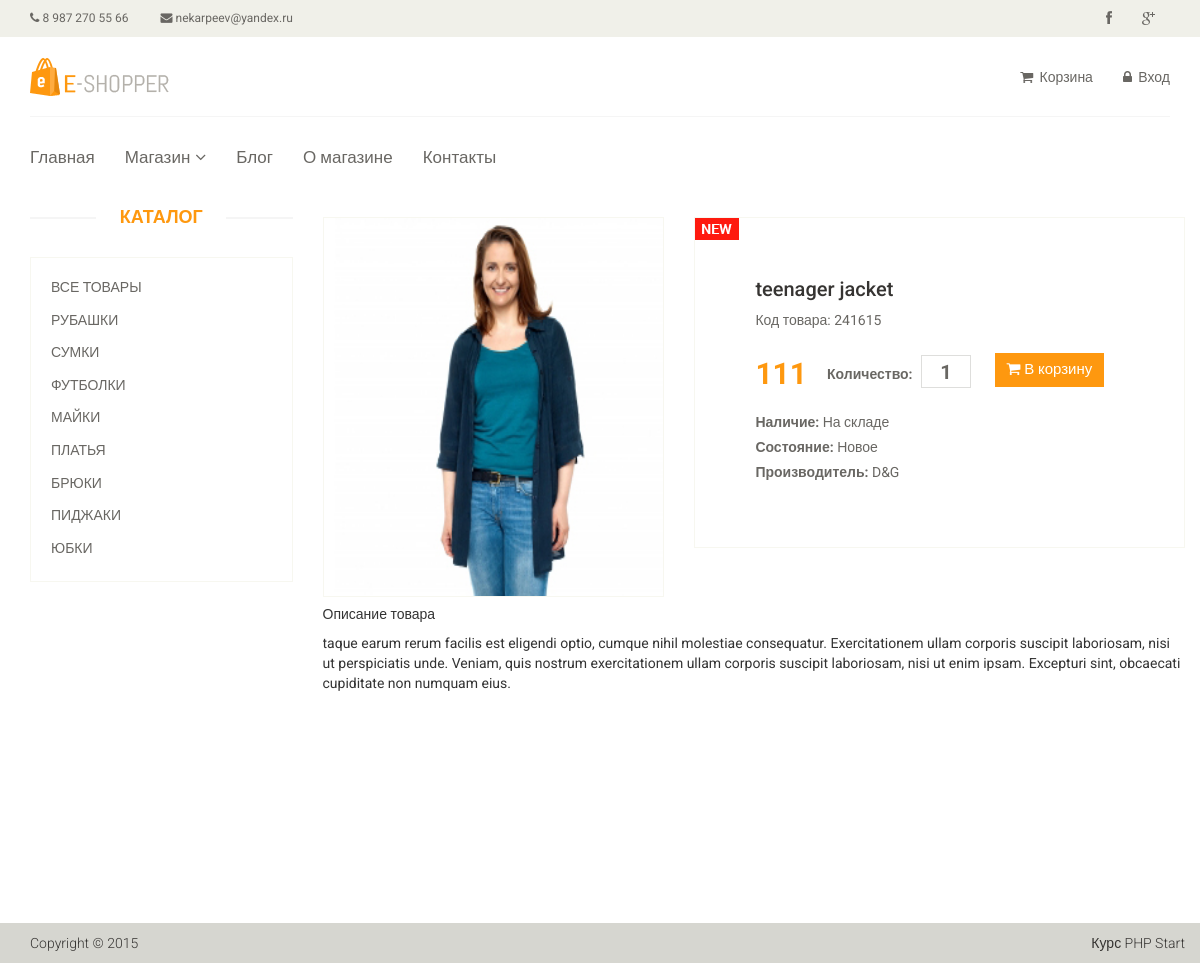
Screenshot of /product/10 with the database file from the repository.
### tables this page shows
CREATE TABLE `articles` (
  `id` int(11) NOT NULL,
  `category` varchar(55) DEFAULT NULL,
  `title` varchar(255) DEFAULT NULL,
  `code` varchar(255) NOT NULL,
  `text` text,
  `id_category` int(11) NOT NULL,
  `price` float DEFAULT NULL,
  `img` varchar(255) NOT NULL,
  `views` int(11) NOT NULL,
  `is_new` int(11) NOT NULL DEFAULT '0',
  `is_recommended` int(11) NOT NULL DEFAULT '0',
  `status` int(11) NOT NULL DEFAULT '1'
);

CREATE TABLE `article_category` (
  `id` int(11) NOT NULL,
  `name` varchar(255) DEFAULT NULL,
  `sort_order` int(11) NOT NULL,
  `status` int(11) NOT NULL
);

### config/routes.php (called while the page is built)
<?php
return array(
    'product/([0-9]+)'                => '/product/view/$1',
    'product'                         => '/product/list',
    'catalog'                         => '/catalog/view',
    'catalog/page-([0-9]+)'           => '/catalog/view/$1',
    'category/([0-9]+)'               => '/catalog/category/$1',
    'category/([0-9]+)/page-([0-9]+)' => '/catalog/category/$1/$2',
    'user/register'                   => '/user/register',
    'user/login'                      => '/user/login',
    'user/logout'                     => '/user/logout',
    'cart'                            => '/cart/index',
    'cart/add/([0-9]+)'               => '/cart/add/$1',
    'cart/delete/([0-9]+)'            => '/cart/delete/$1',
    'cart/deleteAll/([0-9]+)'         => '/cart/deleteAll/$1',
    'cart/checkout'                   => '/cart/checkout',
    'cabinet'                         => '/cabinet/index',
    'cabinet/edit'                    => '/cabinet/edit',
    'admin/product/create'            => '/adminProduct/create',
    'admin/product/update/([0-9]+)'   => '/adminProduct/update/$1',
    'admin/product/delete/([0-9]+)'   => '/adminProduct/delete/$1',
    'admin/product'                   => '/adminProduct/index',
    'admin/category/create'           => '/adminCategory/create',
    'admin/category/update/([0-9]+)'  => '/adminCategory/update/$1',
    'admin/category/delete/([0-9]+)'  => '/adminCategory/delete/$1',
    'admin/category'                  => '/adminCategory/index',
    'admin/order/update/([0-9]+)'     => '/adminOrder/update/$1',
    'admin/order/delete/([0-9]+)'     => '/adminOrder/delete/$1',
    'admin/order/view/([0-9]+)'       => '/adminOrder/view/$1',
    'admin/order'                     => '/adminOrder/index',
    'admin'                           => '/admin/index',
    ''                                => '/site/index'
);
?>

### controllers/productController.php (called while the page is built, shortened)
<?php
class ProductController {
    public function actionView($idProduct) {
        $categoryList = [];
        $categoryList = Category::getCategory();
        $productItem = Product::getProductById($idProduct);
       include_once(ROOT . '/view/product/view.php');
        die;
    }
}

### index.php (called while the page is built, shortened)
<?php
    include_once(ROOT . '/components/Autoload.php');
    $rout1 = new Router;
    $rout1->run();

### components/Autoload.php (called while the page is built, shortened)
<?php
    spl_autoload_register(function ($class_name)
    {
        $array_paths = array(
            '/models/',
            '/components/',
            '/controllers/',
        );
        foreach ($array_paths as $path) {
            $path = ROOT . $path . $class_name . '.php';
        }
    });

### models/User.php (called while the page is built, shortened)
<?php
    class User {
        public static function isGuest()
        {
            return true;
        }
    }

### models/Category.php (called while the page is built, shortened)
<?php
class Category
{
    public static function getCategory()
    {
        $db = Db::getConnection();
        $result = $db->query('SELECT id, name, sort_order FROM `article_category` WHERE status = 1 ORDER BY sort_order ASC');
        while ($row = $result->fetch()) {
            static $i = 0;
            $categoryList[$i]['id'] = $row['id'];
            $categoryList[$i]['name'] = $row['name'];
            $categoryList[$i]['sort_order'] = $row['sort_order'];
        }
        return $categoryList;
    }
}

### models/Product.php (called while the page is built, shortened)
<?php
class Product
{
    public static function getProductById($productsIds)
    {
        $db = Db::getConnection();
        $result = $db->prepare('SELECT * FROM `articles` WHERE id = ? AND status = 1');
        $result->execute([$productsIds]);
        $productId = $result->fetch();
        return $productId;
    }
}

### view/components/category.php (the view)
<div class="col-sm-3">
    <div class="left-sidebar">
        <h2>Каталог</h2>
        <div class="panel-group category-products">
            <div class="panel panel-default">
                <div class="panel-heading">
                    <h4 class="panel-title"><a href="/catalog">Все товары</a></h4>
                </div>
            </div>
            <?php foreach ($categoryList as $categoryItem): ?>
                <div class="panel panel-default">
                    <div class="panel-heading">
                        <h4 class="panel-title">
                            <a href="/category/<?php echo $categoryItem['id']; ?>"
                               class="<?php if (!empty($idCategory) and $idCategory == $categoryItem['id']) echo 'active'; ?>">
                                <?php echo $categoryItem['name']; ?>
                            </a>
                        </h4>
                    </div>
                </div>
            <?php endforeach; ?>
        </div>
    </div>
</div>

### components/Router.php (shortened to what this page needs)
<?php
	class Router {
		private $routes;
		public function __construct() {
			$path = ROOT . '/config/routes.php';
			$this->routes = include($path);
                }
                       private function getURL() {
                    if (!empty($_SERVER['REQUEST_URI'])) {
                        return trim($_SERVER['REQUEST_URI'], '/');
                    }
                  }
		public function run() {
                    $uri = $this->getURL();
                    foreach ($this->routes as $uriPattern => $path) {
                     if (preg_match("~^$uriPattern$~", $uri)) {
                        $internalRoute = preg_replace("~$uriPattern~", $path, $uri);
                        $segment = explode('/', $internalRoute);
                        array_shift($segment);
                        $controllerName = ucfirst(array_shift($segment)).'Controller';
                        $actionName = 'action' . ucfirst(array_shift($segment));
                        $parameters = $segment;
                        $controllerObject = new $controllerName;
                        $result = call_user_func_array(array($controllerObject, $actionName), $parameters);
                    }
	}
     }
 }

### view/layouts/header.php (shortened to what this page needs)
<!DOCTYPE html>
<html lang="en">
    <head>
        <link href="template/css/bootstrap.min.css" rel="stylesheet">
        <link href="template/css/font-awesome.min.css" rel="stylesheet">
        <link href="template/css/prettyPhoto.css" rel="stylesheet">
        <link href="template/css/price-range.css" rel="stylesheet">
        <link href="template/css/animate.css" rel="stylesheet">
        <link href="template/css/main.css" rel="stylesheet">
        <link href="template/css/responsive.css" rel="stylesheet">
    </head>
    <body>
        <header id="header">
            <div class="header_top">
                <div class="container">
                    <div class="row">
                        <div class="col-sm-6">
                            <div class="contactinfo">
                                <ul class="nav nav-pills">
                                    <li><a href="#"><i class="fa fa-phone"></i> 8 987 270 55 66</a></li>
                                    <li><a href="#"><i class="fa fa-envelope"></i> nekarpeev@yandex.ru</a></li>
                                </ul>
                            </div>
                        </div>
                        <div class="col-sm-6">
                            <div class="social-icons pull-right">
                                <ul class="nav navbar-nav">
                                    <li><a href="#"><i class="fa fa-facebook"></i></a></li>
                                    <li><a href="#"><i class="fa fa-google-plus"></i></a></li>
                                </ul>
                            </div>
                        </div>
                    </div>
                </div>
            </div>
            <div class="header-middle">
                <div class="container">
                    <div class="row">
                        <div class="col-sm-4">
                            <div class="logo pull-left">
                                <a href="/"><img src="template/images/home/logo.png" alt="" /></a>
                            </div>
                        </div>
                        <div class="col-sm-8">
                            <div class="shop-menu pull-right">
                                <ul class="nav navbar-nav">
                                    <li><a href="/cart"><i class="fa fa-shopping-cart"></i> Корзина <span id="cart-count"><?php echo Cart::countItems() ?></span></a></li>
                                    <?php if(User::isGuest()) : ?>
                                        <li><a href="/user/login"><i class="fa fa-lock"></i> Вход</a></li>
                                    <?php else : ?>
                                        <li><a href="/cabinet"><i class="fa fa-user"></i> Аккаунт</a></li>
                                        <li><a href="/user/logout"><i class="fa fa-lock"></i> Выход</a></li>
                                    <?php endif; ?>
                                </ul>
                            </div>
                        </div>
                    </div>
                </div>
            </div>
            <div class="header-bottom">
                <div class="container">
                    <div class="row">
                        <div class="col-sm-12">
                            <div class="mainmenu pull-left">
                                <ul class="nav navbar-nav collapse navbar-collapse">
                                    <li><a href="/">Главная</a></li>
                                    <li class="dropdown"><a href="#">Магазин<i class="fa fa-angle-down"></i></a>
                                    </li>
                                    <li><a href="/blog">Блог</a></li>
                                    <li><a href="/about">О магазине</a></li>
                                    <li><a href="/contact">Контакты</a></li>
                                </ul>
                            </div>
                        </div>
                    </div>
                </div>
            </div>
        </header>

### view/product/view.php
<?php
    include_once(ROOT . '/view/layouts/header.php');
?>
    <section>
        <div class="container">
            <div class="row">
                <?php include_once(ROOT . '/view/components/category.php'); ?>
                <div class="col-sm-9 padding-right">
                    <div class="product-details">
                        <div class="row">
                            <div class="col-sm-5">
                                <div class="view-product">
                                    <a href="/product/<?php echo $productItem['id']; ?>">
                                        <img src="template/images/home/product1.jpg" alt=""/>
                                    </a>
                                </div>
                            </div>
                            <div class="col-sm-7">
                                <div class="product-information">
                                    <?php if ($productItem['is_new']): ?>
                                        <img src="template/images/product-details/new.jpg" class="newarrival"
                                             alt=""/>
                                    <?php endif; ?>
                                    <h2><?php echo $productItem['title']; ?></h2>
                                    <p>Код товара: <?php echo rand(100000, 999999); ?></p>
                                    <span>
                                            <span><?php echo $productItem['price']; ?></span>
                                            <label>Количество:</label>
                                            <input type="text" value="1"/>
                                            <button type="button" class="btn btn-fefault cart">
                                                <i class="fa fa-shopping-cart"></i>
                                                В корзину
                                            </button>
                                        </span>
                                    <p><b>Наличие:</b>
                                        <?php if ($productItem['status'] == 1): ?>
                                        <?php echo 'На складе'; ?></p>
                                <?php else: echo 'Нет в наличии'; ?>
                                <?php endif; ?>
                                    <p><b>Состояние:</b> Новое</p>
                                    <p><b>Производитель:</b> D&amp;G</p>
                                </div>
                            </div>
                        </div>
                        <div class="row">
                            <div class="col-sm-12">
                                <h5>Описание товара</h5>
                                <p><?php echo $productItem['text'] ?></p>
                            </div>
                        </div>
                    </div>
                </div>
            </div>
        </div>
    </section>
<?php
    include_once ROOT . '/view/layouts/footer.php';
?>

### view/layouts/footer.php (shortened to what this page needs)
<footer id="footer">
            <div class="footer-bottom">
                <div class="container">
                    <div class="row">
                        <p class="pull-left">Copyright © 2015</p>
                        <p class="pull-right">Курс PHP Start</p>
                    </div>
                </div>
            </div>
        </footer>
    </body>
</html>

### rows the page displays
articles: is_new 1 (drawn), title "teenager jacket", price "111", status "На складе", text "taque earum rerum facilis est eligendi optio, cumque nihil molestiae consequatur. Exercitationem ullam corporis suscipit laboriosam, nisi ut perspiciatis unde. Veniam, quis nostrum exercitationem ullam corporis suscipit laboriosam, nisi ut enim ipsam. Excepturi sint, obcaecati cupiditate non numquam eius."
article_category: name "РУБАШКИ"
article_category: name "СУМКИ"
article_category: name "ФУТБОЛКИ"
article_category: name "МАЙКИ"
article_category: name "ПЛАТЬЯ"
article_category: name "БРЮКИ"
article_category: name "ПИДЖАКИ"
article_category: name "ЮБКИ"
